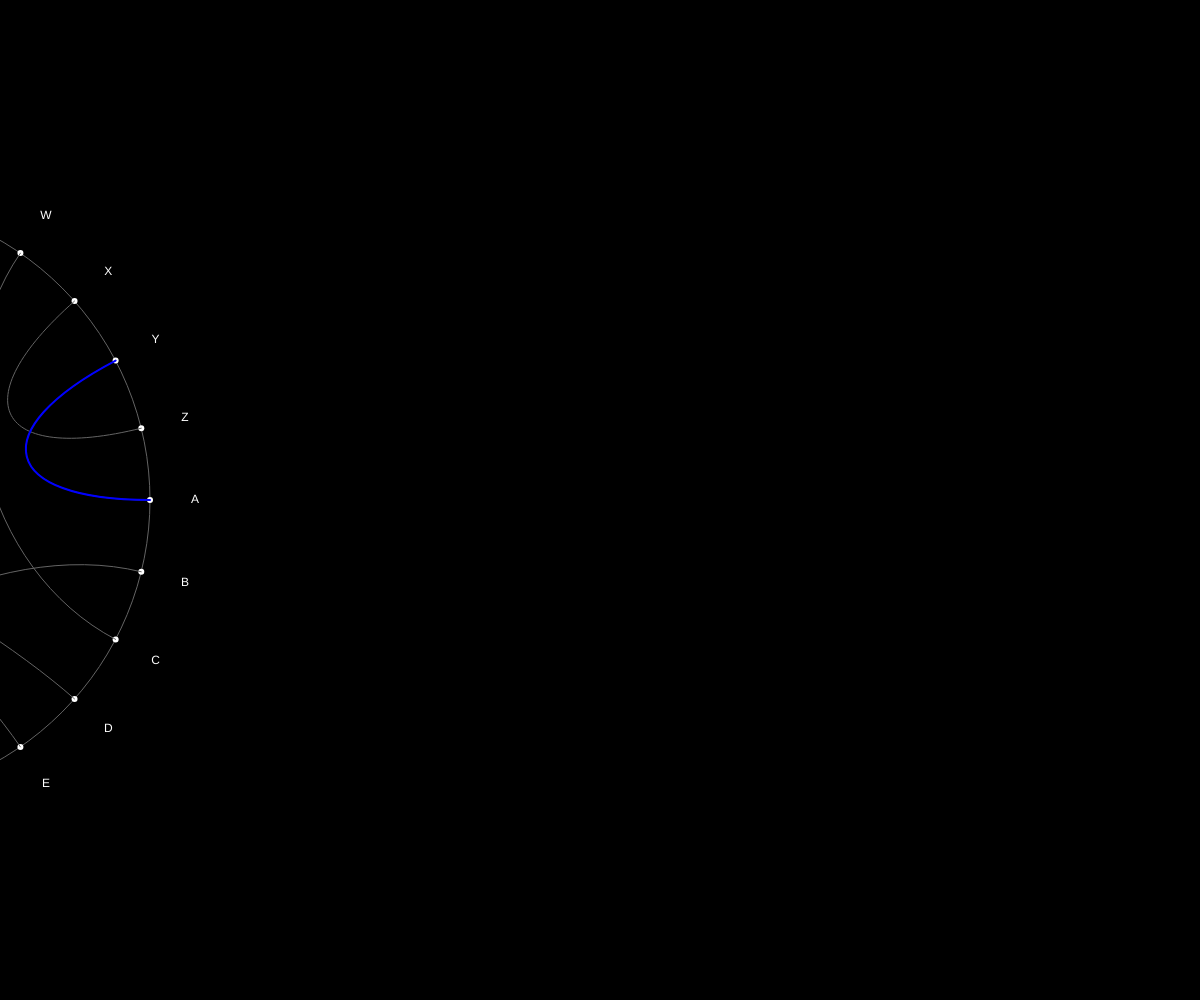
Frame 1 (no input)
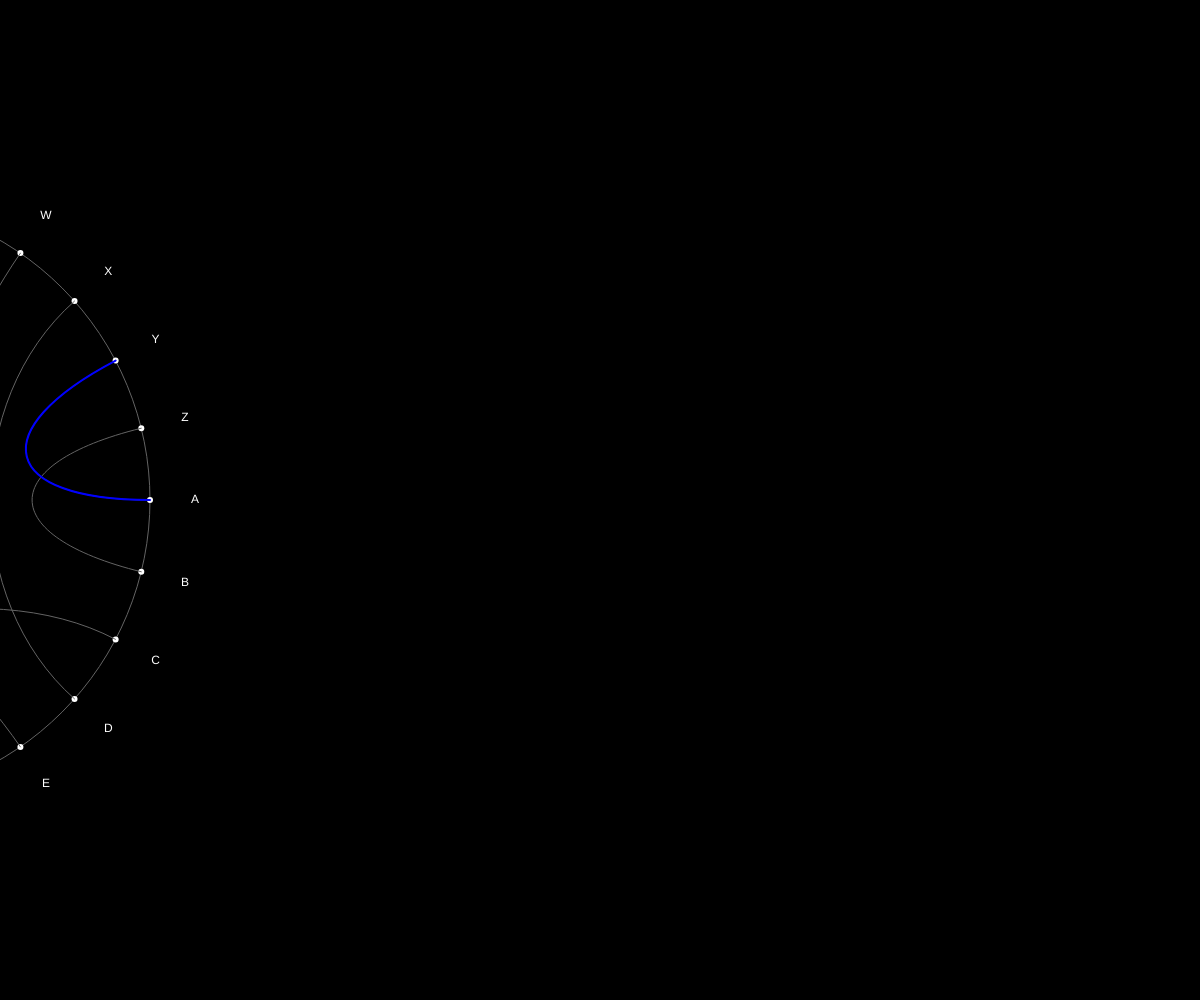
Frame 2 (the mouse pressed at the canvas centre, redrawn once)

The p5.js sketch that drew these frames (run headless with seeded random() and noise() and a simulated clock; the mouse was pressed at the canvas centre and the sketch redrawn once):

// p5.js sketch
// ── sketch.js
"use strict";

const scrambler = [];

function setup(){
	createCanvas(windowWidth, windowHeight);
	angleMode(DEGREES);
	textAlign(CENTER, CENTER);
	noLoop();
	noSmooth();

	const cX  = width / 2;
	const cY  = height / 2;
	const rad = (width<height)?width*0.3:height*0.3;
	const roterA = new Roter(cX-rad*2.5, cY, rad, ROT_A);
	const roterB = new Roter(cX, cY, rad, ROT_B);
	const roterC = new Roter(cX+rad*2.5, cY, rad, ROT_C);
	scrambler.push(roterA);
	//scrambler.push(roterB);
	//scrambler.push(roterC);
}

function draw(){
	background(0);
	// Roter
	for(let roter of scrambler) roter.drawRoter();
	decode("A", "blue");
}

function decode(alphabet, color){
	console.log("decode:", alphabet);
	// Forward
	let a = alphabet;
	for(let roter of scrambler){
		a = roter.decode(a, color);
		console.log("->", a);
	}
	// TODO: reflector
	// TODO: backward
}

function mousePressed(){

	// Scrambler
	for(let i=scrambler.length-1; 0<=i; i--){
		if(!scrambler[i].rotate()) break;
	}
	draw();
}
// ── utility.js
"use strict";

const ALPHABETS = "ABCDEFGHIJKLMNOPQRSTUVWXYZ";
const ROT_A = [1,8,20,16,7,19,24,0,11,13,22,2,5,12,14,3,15,4,23,25,17,18,21,6,9,10];
const ROT_B = [4,3,18,19,11,9,25,24,17,23,12,14,13,21,5,15,16,2,10,22,20,0,1,8,7,6];
const ROT_C = [18,21,2,7,14,13,5,6,23,15,20,4,12,11,22,25,1,10,0,16,8,17,24,3,19,9];

class Roter{

	constructor(x, y, rad, rot){
		this._cX  = x;
		this._cY  = y;
		this._rad = rad;
		this._rot = rot;
		this._num = 0;
		this._pad = 360 / ALPHABETS.length;
		this._poses = [];
	}

	drawRoter(){

		noFill();
		stroke(100);
		strokeWeight(1);
		circle(this._cX, this._cY, this._rad*2);

		for(let i=0; i<360; i+=this._pad){
			const x = this._cX + this._rad * cos(i);
			const y = this._cY + this._rad * sin(i);
			this._poses.push({x:x, y:y});
			fill(255);
			noStroke();
			circle(x, y, 6);
		}

		for(let i=0; i<this._rot.length; i+=2){
			this.connectLine(i, i+1);
			this.drawAlphabet(this._rad*1.15, i);
			this.drawAlphabet(this._rad*1.15, i+1);
		}
	}

	rotate(){
		this._num = (this._num + 1) % this._rot.length;
		return this._num == 0;
	}

	get num(){return this._num;}

	connectLine(from, to, color=100, weight=1){
		noFill();
		stroke(color);
		strokeWeight(weight);
		const len = this._rad / 2;
		const oA = (this._rot[from]+this._num) % this._poses.length;
		const oB = (this._rot[to]+this._num) % this._poses.length;
		const pA = this._poses[oA];
		const pB = this._poses[oB];
		const dA = atan2(pA.y-this._cY, pA.x-this._cX);
		const tA = {x: this._cX+len*cos(dA), y: this._cY+len*sin(dA)};
		const dB = atan2(pB.y-this._cY, pB.x-this._cX);
		const tB = {x: this._cX+len*cos(dB), y: this._cY+len*sin(dB)};
		bezier(pA.x, pA.y, tA.x, tA.y, tB.x, tB.y, pB.x, pB.y);
	}

	drawAlphabet(len, i){
		fill(255);
		noStroke();
		const x = this._cX + len * cos(this._pad*i);
		const y = this._cY + len * sin(this._pad*i);
		text(ALPHABETS[i], x, y);
	}

	decode(alphabet, color){
		let a = -1;
		for(let i=0; i<ALPHABETS.length; i++){
			if(ALPHABETS[i] != alphabet) continue;
			a = i;
		}
		if(a<0) return -1;
		a = (a+ALPHABETS.length-this._num) % ALPHABETS.length;
		let from = -1;
		for(let i=0; i<this._rot.length; i++){
			if(this._rot[i] != a) continue;
			from = i;
		}
		if(from<0) return -1;
		
		const to = (from%2==0)?from+1:from-1;
		this.connectLine(from, to, color, 2);
		return ALPHABETS[this._rot[to]];
	}
}
